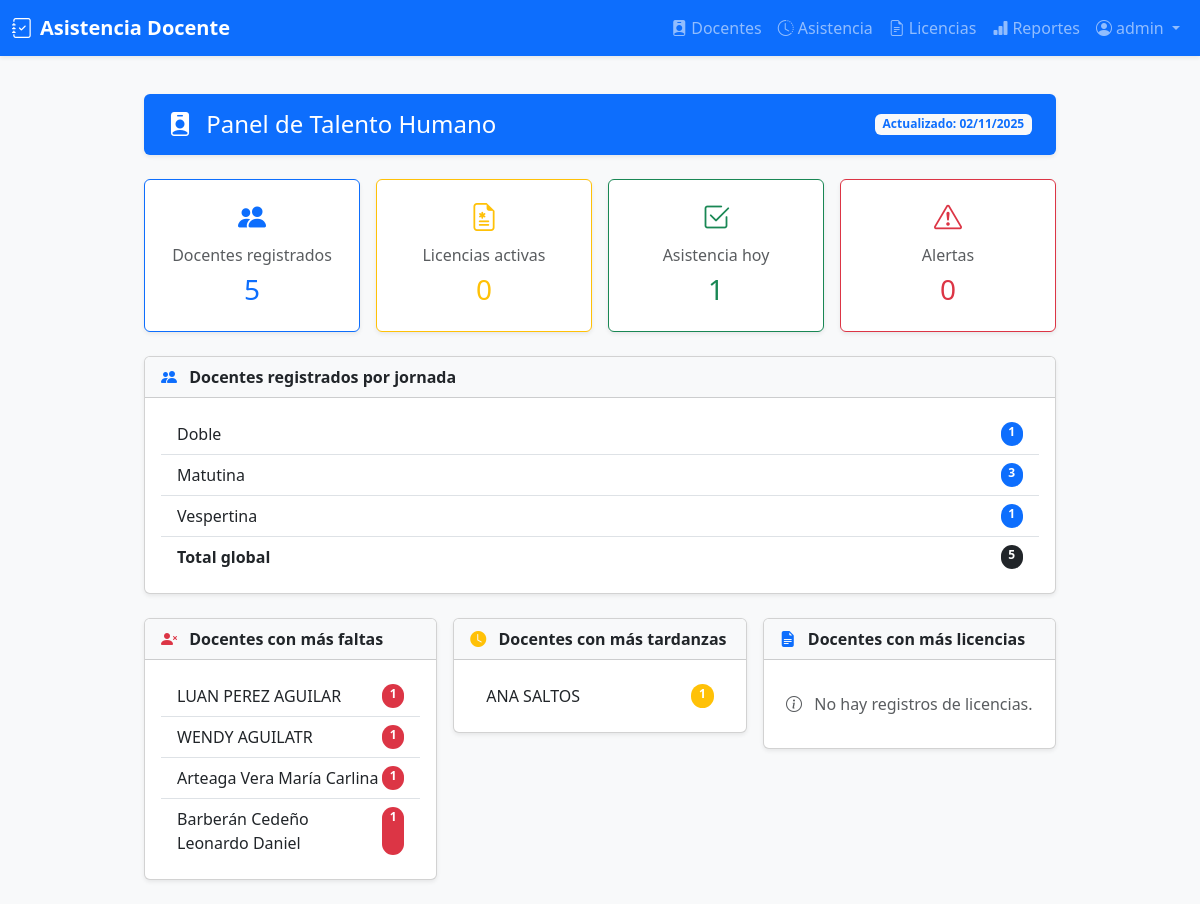
The page /dashboard/ (signed in) on the database its author committed.
### models/usuario.py (models this page shows, shortened)
class Usuario(UserMixin, db.Model):
    __tablename__ = 'usuarios'
    id = db.Column(db.Integer, primary_key=True)
    username = db.Column(db.String(50), unique=True, nullable=False)
    password_hash = db.Column(db.String(128), nullable=False)
    rol = db.Column(db.String(20), nullable=False)  # admin, talento_humano
    activo = db.Column(db.Boolean, default=True)
    fecha_creacion = db.Column(db.DateTime, default=db.func.current_timestamp())
    ultimo_acceso = db.Column(db.DateTime)
    def is_admin(self):
        return self.rol == 'admin'

### models/docente.py (models this page shows, shortened)
class Docente(db.Model):
    __tablename__ = 'docentes'
    id = db.Column(db.Integer, primary_key=True)
    nombre = db.Column(db.String(100), nullable=False, index=True)
    cedula = db.Column(db.String(10), unique=True, nullable=False, index=True)   # Nueva columna
    telefono = db.Column(db.String(15), nullable=False)                          # Nueva columna
    correo = db.Column(db.String(120), unique=True, nullable=False, index=True)  # Nueva columna
    jornada = db.Column(db.String(20), nullable=False, index=True)  # matutina o vespertina
    qr_code_path = db.Column(db.String(200))
    activo = db.Column(db.Boolean, default=True, index=True)
    tipo = db.Column(db.String(20), nullable=False, index=True)  # DOCENTE, ADMINISTRATIVO, CONSERJE, DECE
    fecha_creacion = db.Column(db.DateTime, default=db.func.current_timestamp())
    fecha_actualizacion = db.Column(
        db.DateTime,
        default=db.func.current_timestamp(),
        onupdate=db.func.current_timestamp()
    )
    asistencias = db.relationship('Asistencia', backref='docente', lazy=True, cascade='all, delete-orphan')
    licencias = db.relationship('Licencia', back_populates='docente', cascade='all, delete-orphan')
    __table_args__ = (
        db.Index('idx_docente_activo_tipo', 'activo', 'tipo'),
        db.Index('idx_docente_jornada_activo', 'jornada', 'activo'),
        db.Index('idx_docente_nombre', 'nombre'),
    )

### blueprints/dashboard/routes.py (the view)
@dashboard_bp.route('/', methods=['GET', 'POST'], endpoint='index')
@login_required
def dashboard_home():
    hoy = date.today()
    vencimiento_limite = hoy + timedelta(days=3)
    total_docentes = Docente.query.count()
    licencias_activas = Licencia.query.filter(
        Licencia.estado == 'aprobada',
        Licencia.fecha_inicio <= hoy,
        Licencia.fecha_fin >= hoy
    ).count()
    asistencia_hoy = Asistencia.query.filter(Asistencia.fecha == hoy).count()
    alertas = Licencia.query.filter(
        Licencia.estado == 'aprobada',
        Licencia.fecha_fin <= vencimiento_limite,
        Licencia.fecha_fin >= hoy
    ).count()
    metric_cards = [
        ('Docentes registrados', total_docentes),
        ('Licencias activas', licencias_activas),
        ('Asistencia hoy', asistencia_hoy),
        ('Alertas', alertas)
    ]
    estado_raw = db.session.query(
        Licencia.estado,
        func.count(Licencia.id)
    ).group_by(Licencia.estado).all()
    estado_chart = {
        'labels': [estado.capitalize() for estado, _ in estado_raw] if estado_raw else [],
        'values': [cantidad for _, cantidad in estado_raw] if estado_raw else []
    }
    ranking = db.session.query(
        Docente.nombre,
        func.count(Licencia.id)
    ).join(Licencia).group_by(Docente.id).order_by(func.count(Licencia.id).desc()).limit(5).all()
    ranking_tardanzas = db.session.query(
        Docente.nombre,
        func.count(Asistencia.id)
    ).join(Asistencia).filter(Asistencia.hora_entrada > time(7, 30))\
    .group_by(Docente.id).order_by(func.count(Asistencia.id).desc()).limit(5).all()
    dias_recientes = [hoy - timedelta(days=i) for i in range(5)]
    ranking_faltas = db.session.query(
        Docente.nombre,
        func.count().label('faltas')
    ).outerjoin(Asistencia, (Asistencia.docente_id == Docente.id) & (Asistencia.fecha.in_(dias_recientes)))\
    .filter(Asistencia.id == None)\
    .group_by(Docente.id).order_by(func.count().desc()).limit(5).all()
    jornadas_raw = db.session.query(
        Docente.jornada,
        func.count(Docente.id)
    ).group_by(Docente.jornada).all()
    total_docentes = sum(cantidad for _, cantidad in jornadas_raw)
    docentes_por_jornada = [
        (jornada.capitalize(), cantidad) for jornada, cantidad in jornadas_raw
    ]
    return render_template('dashboard/dashboard.html',
        metric_cards=metric_cards,
        estado_chart=estado_chart,
        ranking=ranking,
        ranking_tardanzas=ranking_tardanzas,
        ranking_faltas=ranking_faltas,
        docentes_por_jornada=docentes_por_jornada,
        total_docentes=total_docentes,
        hoy=hoy
    )

### templates/dashboard/dashboard.html
{% extends 'base.html' %}
{% block content %}
<div class="container py-4">
  <div class="bg-primary text-white rounded px-4 py-3 mb-4 shadow-sm d-flex justify-content-between align-items-center">
    <h4 class="mb-0"><i class="bi bi-person-badge-fill me-2"></i> Panel de Talento Humano</h4>
    <span class="badge bg-light text-primary">Actualizado: {{ hoy.strftime('%d/%m/%Y') }}</span>
  </div>
  {% set card_styles = [
    ('bi-people-fill', 'primary'),
    ('bi-file-earmark-medical', 'warning'),
    ('bi-check2-square', 'success'),
    ('bi-exclamation-triangle', 'danger')
  ] %}
  <div class="row g-3 mb-4">
    {% for label, value in metric_cards %}
      {% set icon, color = card_styles[loop.index0] %}
      <div class="col-md-3">
        <div class="card text-center border-{{ color }} shadow-sm">
          <div class="card-body">
            <div class="mb-2 text-{{ color }}">
              <i class="bi {{ icon }} fs-3"></i>
            </div>
            <h6 class="text-muted">{{ label }}</h6>
            <h3 class="text-{{ color }}">{{ value }}</h3>
          </div>
        </div>
      </div>
    {% endfor %}
  </div>
  <div class="card mb-4 shadow-sm">
    <div class="card-header bg-light">
      <strong><i class="bi bi-people-fill me-2 text-primary"></i> Docentes registrados por jornada</strong>
    </div>
    <div class="card-body">
      <ul class="list-group list-group-flush">
        {% for jornada, cantidad in docentes_por_jornada %}
          <li class="list-group-item d-flex justify-content-between">
            <span>{{ jornada }}</span>
            <span class="badge bg-primary rounded-pill">{{ cantidad }}</span>
          </li>
        {% endfor %}
        <li class="list-group-item d-flex justify-content-between fw-bold">
          <span>Total global</span>
          <span class="badge bg-dark rounded-pill">{{ total_docentes }}</span>
        </li>
      </ul>
    </div>
  </div>
  <div class="row g-3">
    <div class="col-md-4">
      <div class="card shadow-sm">
        <div class="card-header bg-light"><strong><i class="bi bi-person-x-fill me-2 text-danger"></i> Docentes con más faltas</strong></div>
        <div class="card-body">
          {% if ranking_faltas %}
            <ul class="list-group list-group-flush">
              {% for nombre, cantidad in ranking_faltas %}
                <li class="list-group-item d-flex justify-content-between">
                  <span>{{ nombre }}</span>
                  <span class="badge bg-danger rounded-pill">{{ cantidad }}</span>
                </li>
              {% endfor %}
            </ul>
          {% else %}
            <div class="text-muted text-center py-3">
              <i class="bi bi-info-circle me-2"></i> No hay datos de faltas recientes.
            </div>
          {% endif %}
        </div>
      </div>
    </div>
    <div class="col-md-4">
      <div class="card shadow-sm">
        <div class="card-header bg-light"><strong><i class="bi bi-clock-fill me-2 text-warning"></i> Docentes con más tardanzas</strong></div>
        <div class="card-body">
          {% if ranking_tardanzas %}
            <ul class="list-group list-group-flush">
              {% for nombre, cantidad in ranking_tardanzas %}
                <li class="list-group-item d-flex justify-content-between">
                  <span>{{ nombre }}</span>
                  <span class="badge bg-warning rounded-pill">{{ cantidad }}</span>
                </li>
              {% endfor %}
            </ul>
          {% else %}
            <div class="text-muted text-center py-3">
              <i class="bi bi-info-circle me-2"></i> No hay registros de tardanzas.
            </div>
          {% endif %}
        </div>
      </div>
    </div>
    <div class="col-md-4">
      <div class="card shadow-sm">
        <div class="card-header bg-light"><strong><i class="bi bi-file-earmark-text-fill me-2 text-primary"></i> Docentes con más licencias</strong></div>
        <div class="card-body">
          {% if ranking %}
            <ul class="list-group list-group-flush">
              {% for nombre, cantidad in ranking %}
                <li class="list-group-item d-flex justify-content-between">
                  <span>{{ nombre }}</span>
                  <span class="badge bg-primary rounded-pill">{{ cantidad }}</span>
                </li>
              {% endfor %}
            </ul>
          {% else %}
            <div class="text-muted text-center py-3">
              <i class="bi bi-info-circle me-2"></i> No hay registros de licencias.
            </div>
          {% endif %}
        </div>
      </div>
    </div>
  </div>
</div>
{% endblock %}

### templates/base.html (shortened to what this page needs)
<!DOCTYPE html>
<html lang="es">
<head>
  <link href="https://cdn.jsdelivr.net/npm/bootstrap@5.3.2/dist/css/bootstrap.min.css" rel="stylesheet">
  <link href="https://cdn.jsdelivr.net/npm/bootstrap-icons@1.10.5/font/bootstrap-icons.css" rel="stylesheet">
  <link href="https://cdn.jsdelivr.net/npm/select2@4.1.0-rc.0/dist/css/select2.min.css" rel="stylesheet" />
</head>
<body>
  <nav class="navbar navbar-expand-lg navbar-dark bg-primary fixed-top shadow-sm">
    <div class="container-fluid">
      <a class="navbar-brand" href="{{ url_for('dashboard.index') }}">
        <i class="bi bi-journal-check me-2"></i>Asistencia Docente
      </a>
      <div class="collapse navbar-collapse" id="navbarNav">
        <ul class="navbar-nav ms-auto">
          {% if current_user.is_authenticated %}
            <li class="nav-item"><a class="nav-link" href="{{ url_for('docentes.index') }}"><i class="bi bi-person-badge-fill me-1"></i>Docentes</a></li>
            <li class="nav-item"><a class="nav-link" href="{{ url_for('asistencia.reportes') }}"><i class="bi bi-clock-history me-1"></i>Asistencia</a></li>
            <li class="nav-item"><a class="nav-link" href="{{ url_for('licencias.index') }}"><i class="bi bi-file-earmark-text me-1"></i>Licencias</a></li>
            <li class="nav-item"><a class="nav-link" href="{{ url_for('reportes.reporte_incumplimientos') }}"><i class="bi bi-bar-chart-fill me-1"></i>Reportes</a></li>
            <li class="nav-item dropdown">
              <a class="nav-link dropdown-toggle" href="#" id="navbarDropdown" role="button"
                 data-bs-toggle="dropdown" aria-expanded="false">
                <i class="bi bi-person-circle me-1"></i>{{ current_user.username }}
              </a>
            </li>
          {% else %}
            <li class="nav-item"><a class="nav-link" href="{{ url_for('auth.login') }}"><i class="bi bi-box-arrow-in-right me-1"></i>Iniciar Sesión</a></li>
          {% endif %}
        </ul>
      </div>
    </div>
  </nav>
  <div class="container">
    {% block content %}{% endblock %}
  </div>
</body>
</html>

### templates/base.html (style rules this page uses)
body { padding-top: 70px; background-color: #f8f9fa; }
.container { max-width: 960px; }
.navbar-brand { font-weight: 600; }
.nav-link { font-weight: 500; }

### rows shown on the page
Usuario: username "admin"
Docente: jornada "Doble", activo "1", nombre "ANA SALTOS"
Docente: jornada "Vespertina", activo "1", nombre "WENDY AGUILATR"
Docente: nombre "LUAN PEREZ AGUILAR", cantidad "1"
Docente: nombre "Arteaga Vera María Carlina", activo "1"
Docente: nombre "Barberán Cedeño Leonardo Daniel", activo "1"

### other values the page prints
{{ label }} "Docentes registrados" "Licencias activas" "Asistencia hoy" "Alertas"
{{ value }} "5" "0" "1" "0"
{{ jornada }} "Matutina"
{{ cantidad }} "3"
{{ total_docentes }} "5"
